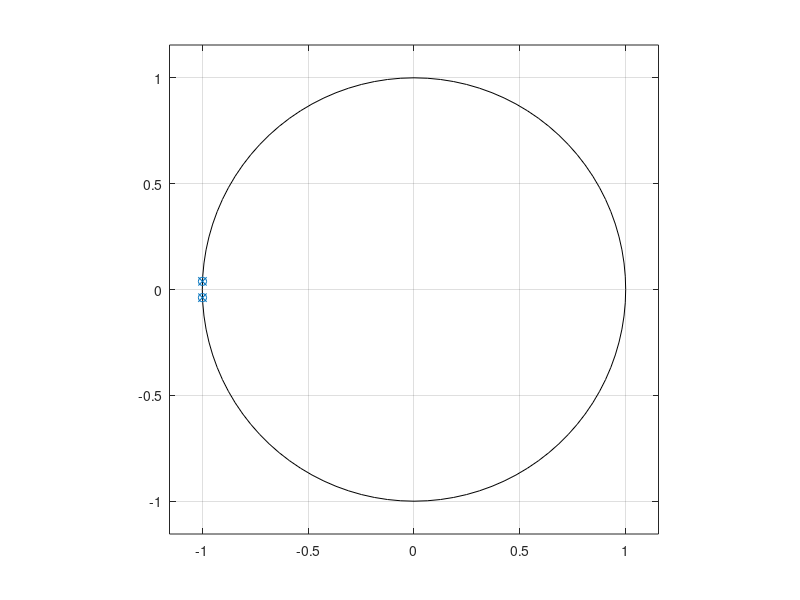

This chart was generated by the following MATLAB code:
f=5000;
Fs=20000;
w=2*pi*f/Fs;
z=exp(1i*w);
Hz= (0.0675+0.1349*z^-1+0.0675*z^-2)/(1-1.143*z^-1+0.4128*z^-2);
x=abs(Hz);
disp(20*log10(x))
a=angle(Hz);
figure(1)
zplane([0.0675,0.1349,0.0675],[0.0675,0.1349,0.0675]);




